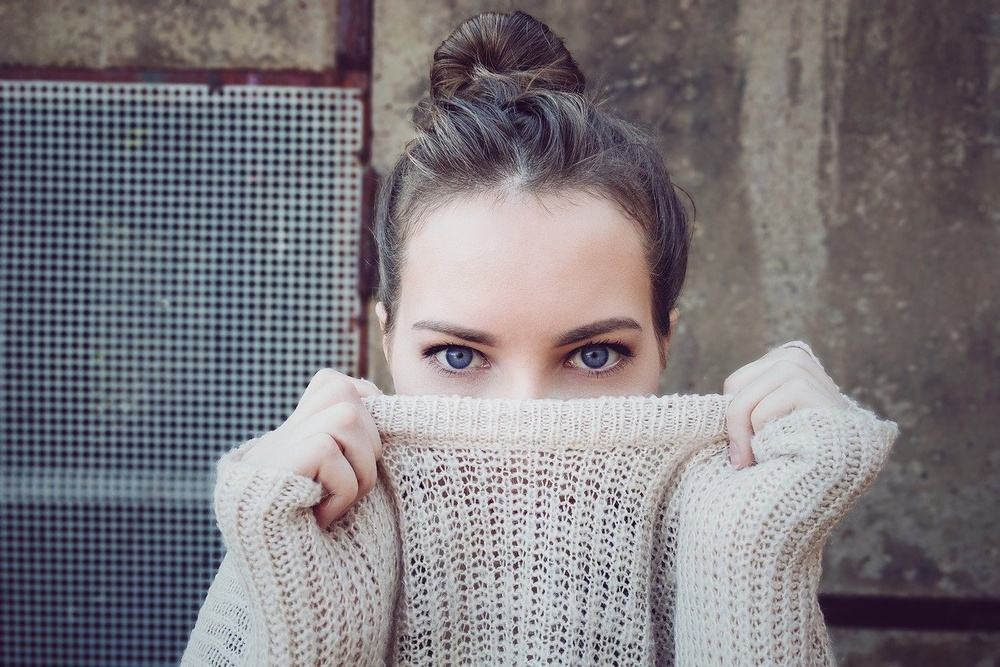
#> input picture img/People.jpg, 1000 x 667 px, shrunk from 1280 x 854 before the run
$ python HistoClahe.py
#> lines starting #> are read from the running program, lines starting #| are printed output that depends on the picture
import cv2
import numpy as np
import matplotlib.pylab as plt


img = cv2.imread('../../../../../img/People.jpg')
#> img is the input picture: shape (667, 1000, 3); mean B, G, R 125, 120.6, 124.6
img_yuv = cv2.cvtColor(img, cv2.COLOR_BGR2YUV)
#> img_yuv: shape (667, 1000, 3); mean of channels 0, 1, 2 122.3, 129.4, 130

img_eq = img_yuv.copy()
img_eq[:, :, 0] = cv2.equalizeHist(img_eq[:, :, 0])
#> img_eq: shape (667, 1000, 3); mean of channels 0, 1, 2 128.2, 129.4, 130
img_eq = cv2.cvtColor(img_eq, cv2.COLOR_YUV2BGR)
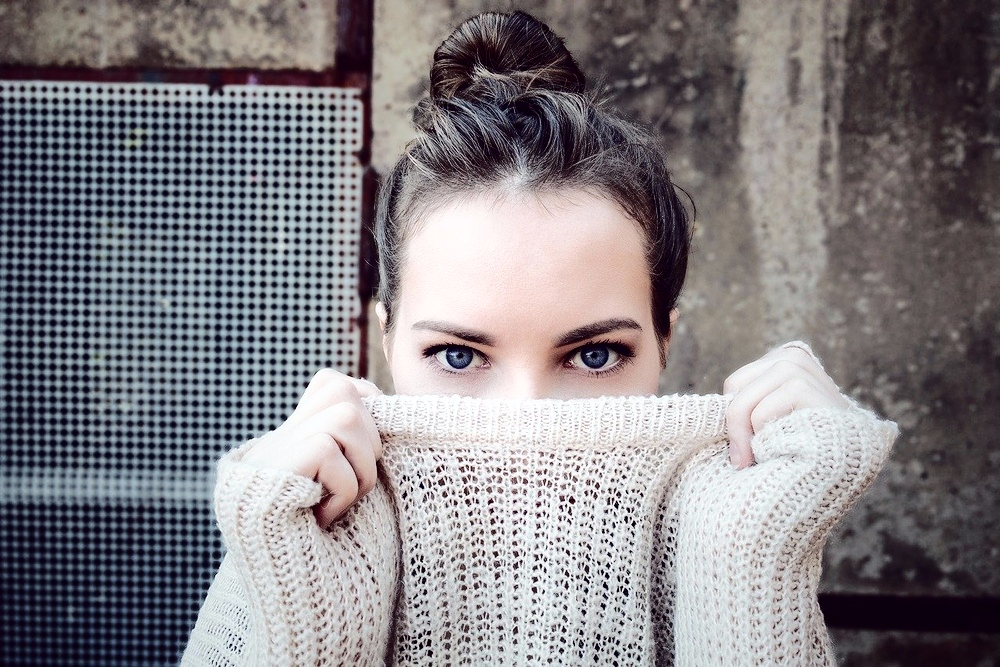
#> img_eq: shape (667, 1000, 3); mean B, G, R 130.9, 126.6, 130.5

img_clahe = img_yuv.copy()
clahe = cv2.createCLAHE(clipLimit=3.0, tileGridSize=(8, 8))
img_clahe[:, :, 0] = clahe.apply(img_clahe[:, :, 0])
#> img_clahe: shape (667, 1000, 3); mean of channels 0, 1, 2 129.4, 129.4, 130
img_clahe = cv2.cvtColor(img_clahe, cv2.COLOR_YUV2BGR)
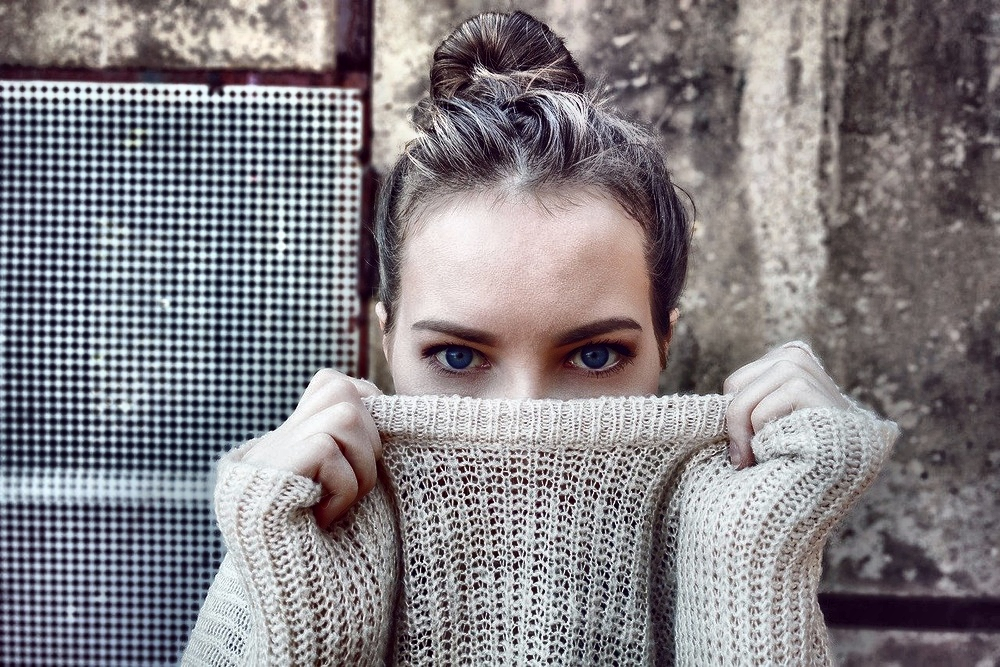
#> img_clahe: shape (667, 1000, 3); mean B, G, R 132.1, 127.7, 131.7

cv2.imshow('Before', img)
cv2.imshow('CLAHE', img_clahe)
cv2.imshow('equalizeHist', img_eq)
cv2.waitKey()
cv2.destroyAllWindows()

$ run again, with img/abnormal.jpg copied over img/People.jpg
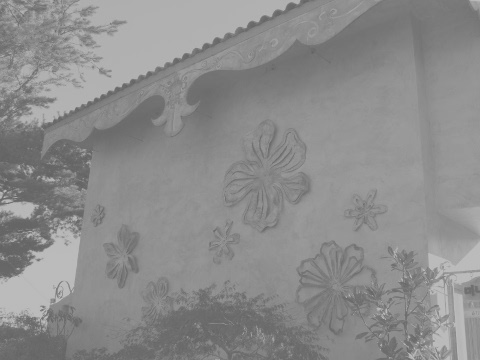
#> input picture img/abnormal.jpg, 480 x 360 px
#> img is the input picture: shape (360, 480, 3); min 96, max 194, mean 140.1
#> img_yuv: shape (360, 480, 3); mean of channels 0, 1, 2 140.1, 128, 128
#> `img_eq = cv2.cvtColor(img_eq, cv2.COLOR_YUV2BGR)`:
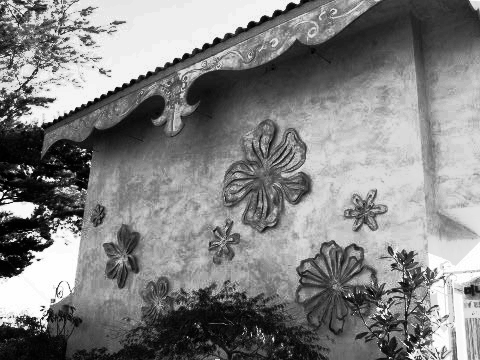
#> img_eq: shape (360, 480, 3); min 0, max 255, mean 129.8
#> `img_clahe = cv2.cvtColor(img_clahe, cv2.COLOR_YUV2BGR)`:
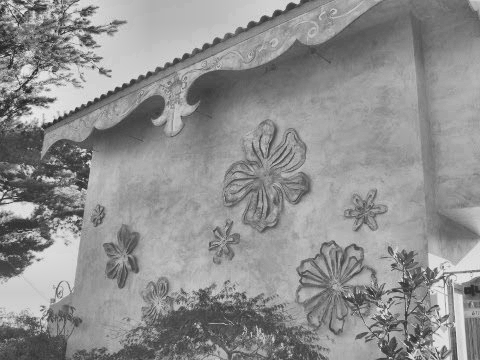
#> img_clahe: shape (360, 480, 3); min 32, max 236, mean 143.4
